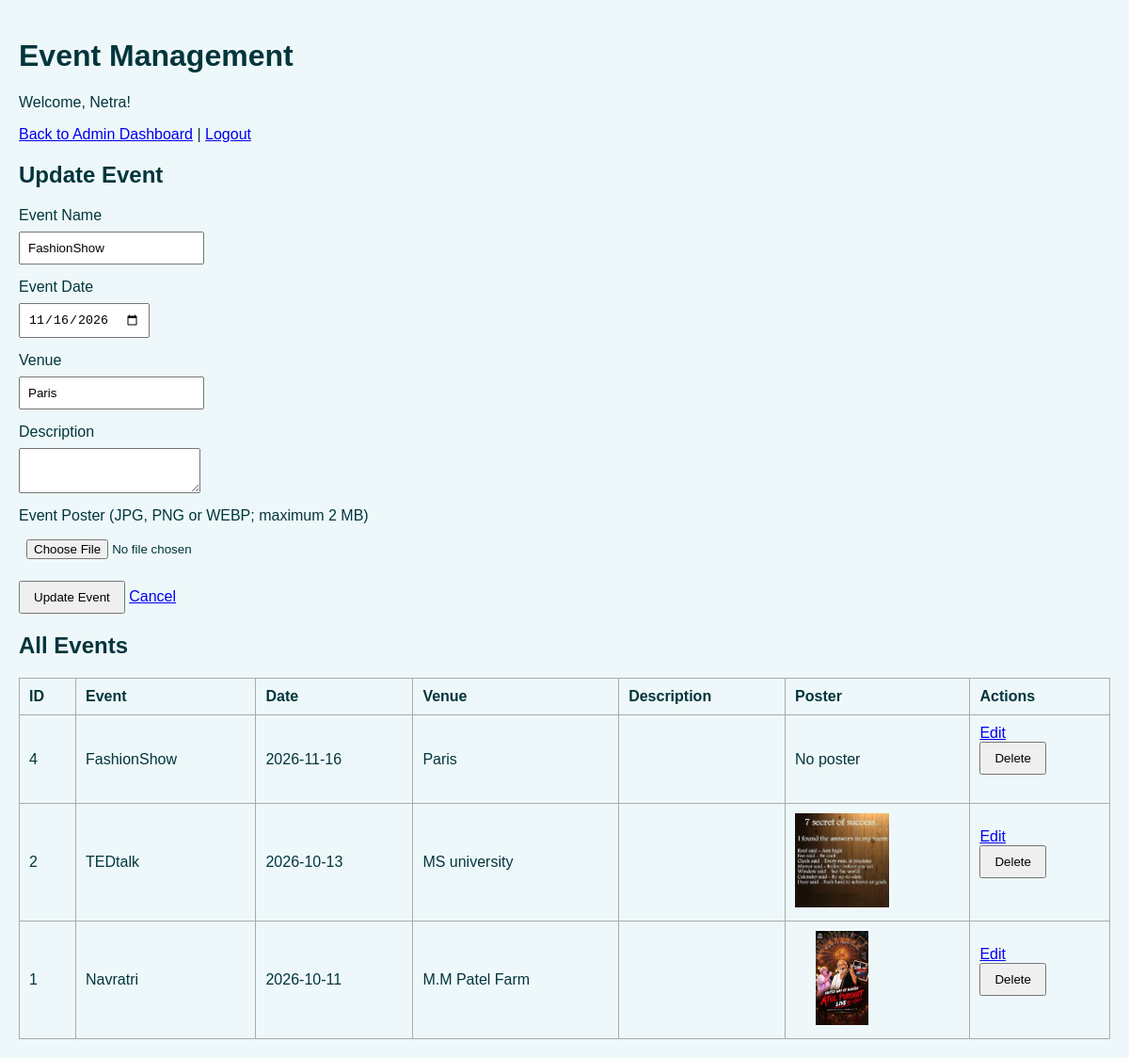
Screenshot of /events.php?edit=4 (signed in) with the database file from the repository.
### tables this page shows
CREATE TABLE `events` (
  `event_id` int(11) NOT NULL,
  `event_name` varchar(100) NOT NULL,
  `event_date` date NOT NULL,
  `venue` varchar(100) DEFAULT NULL,
  `description` varchar(255) DEFAULT NULL,
  `poster` varchar(255) DEFAULT NULL
);

### events.php (the view, shortened to what this page needs)
<?php
include "db.php";
$folder = "uploads/event_posters/";
$editEvent = null;
function e($value) {
    return htmlspecialchars((string)$value, ENT_QUOTES, "UTF-8");
}
if (isset($_GET["edit"])) {
    $id = (int)$_GET["edit"];
    $stmt = mysqli_prepare($conn, "SELECT * FROM events WHERE event_id = ?");
    mysqli_stmt_bind_param($stmt, "i", $id);
    mysqli_stmt_execute($stmt);
    $result = mysqli_stmt_get_result($stmt);
    $editEvent = mysqli_fetch_assoc($result);
}
$events = mysqli_query($conn, "SELECT * FROM events ORDER BY event_date DESC");
?>
<!DOCTYPE html>
<html>
<head>
    <link rel="stylesheet" href="dashboard.css">
</head>
<body>
<h1>Event Management</h1>
<p>Welcome, <?php echo e($_SESSION["name"] ?? "Admin"); ?>!</p>
<p><a href="admin.php">Back to Admin Dashboard</a> | <a href="logout.php">Logout</a></p>
<h2><?php echo $editEvent ? "Update Event" : "Add Event"; ?></h2>
<form method="POST" enctype="multipart/form-data">
    <label>Event Name</label>
    <input type="text" name="event_name" required maxlength="100" value="<?php echo e($editEvent["event_name"] ?? ""); ?>">
    <label>Event Date</label>
    <input type="date" name="event_date" required value="<?php echo e($editEvent["event_date"] ?? ""); ?>">
    <label>Venue</label>
    <input type="text" name="venue" required maxlength="100" value="<?php echo e($editEvent["venue"] ?? ""); ?>">
    <label>Description</label>
    <textarea name="description" maxlength="255"><?php echo e($editEvent["description"] ?? ""); ?></textarea>
    <label>Event Poster (JPG, PNG or WEBP; maximum 2 MB)</label>
    <input type="file" name="poster" accept=".jpg,.jpeg,.png,.webp,image/jpeg,image/png,image/webp">
    <button type="submit"><?php echo $editEvent ? "Update Event" : "Add Event"; ?></button>
    <?php if ($editEvent) { ?>
        <a href="events.php">Cancel</a>
    <?php } ?>
</form>
<h2>All Events</h2>
<table>
    <tr>
        <th>ID</th>
        <th>Event</th>
        <th>Date</th>
        <th>Venue</th>
        <th>Description</th>
        <th>Poster</th>
        <th>Actions</th>
    </tr>
    <?php if ($events && mysqli_num_rows($events) > 0) { ?>
        <?php while ($row = mysqli_fetch_assoc($events)) { ?>
            <tr>
                <td><?php echo e($row["event_id"]); ?></td>
                <td><?php echo e($row["event_name"]); ?></td>
                <td><?php echo e($row["event_date"]); ?></td>
                <td><?php echo e($row["venue"]); ?></td>
                <td><?php echo e($row["description"]); ?></td>
                <td>
                    <?php if (!empty($row["poster"]) && is_file($folder . basename($row["poster"]))) { ?>
                        <img src="<?php echo e($folder . basename($row["poster"])); ?>" alt="Event poster">
                    <?php } else { ?>
                        No poster
                    <?php } ?>
                </td>
                <td>
                    <a href="events.php?edit=<?php echo e($row["event_id"]); ?>">Edit</a>
                    <form method="POST" onsubmit="return confirm('Delete this event?');">
                        <button type="submit">Delete</button>
                    </form>
                </td>
            </tr>
        <?php } ?>
    <?php } else { ?>
        <tr><td colspan="7">No events available.</td></tr>
    <?php } ?>
</table>
</body>
</html>

### dashboard.css (style rules this page uses)
* { box-sizing:border-box; }
body { margin:0; font-family:Arial, Helvetica, sans-serif; background:#eef8fa; color:#02353C; }

### events.php (style rules this page uses)
body { padding: 20px; }
form { margin-bottom: 20px; }
input, textarea { display: block; margin: 8px 0 15px; padding: 8px; max-width: 100%; }
button { padding: 8px 14px; cursor: pointer; }
table { width: 100%; border-collapse: collapse; margin-top: 20px; }
th, td { border: 1px solid #aaa; padding: 10px; text-align: left; }
img { width: 100px; max-height: 100px; object-fit: contain; }

### rows the page displays
events: event_name "FashionShow", event_date "11/16/2026", venue "Paris", event_id "4", event_date "2026-11-16", shows "No poster"
events: event_id "2", event_name "TEDtalk", event_date "2026-10-13", venue "MS university", poster (picture)
events: event_id "1", event_name "Navratri", event_date "2026-10-11", venue "M.M Patel Farm", poster (picture)

### other values shown
$_SESSION["name"] "Netra"
